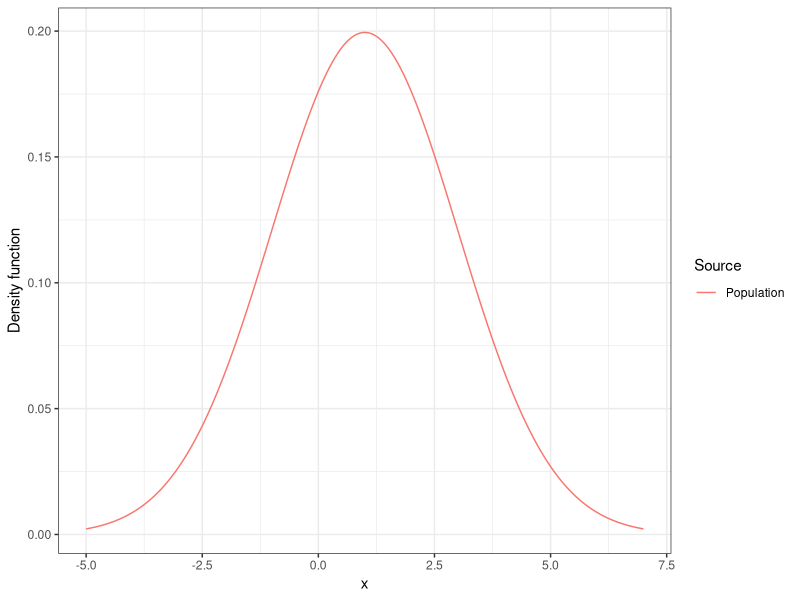
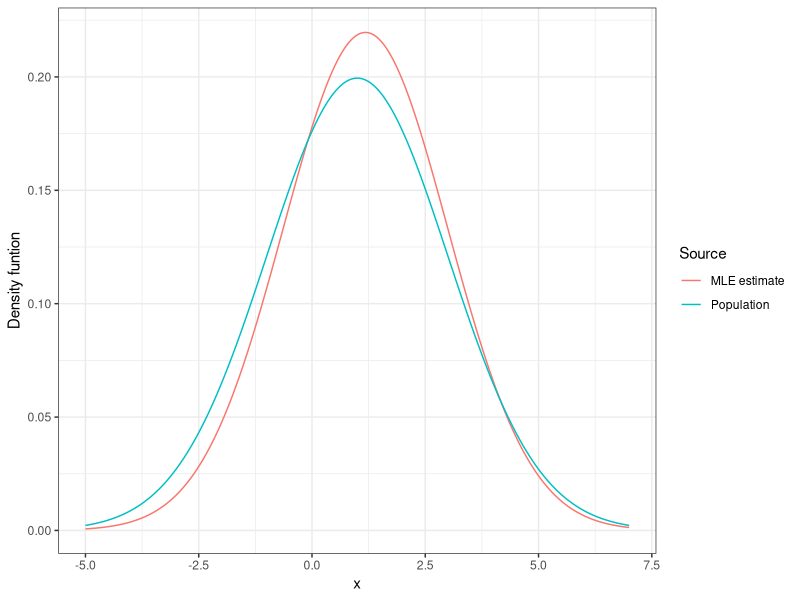

Here is the R script that generated these plots, in order:
## ---- chunk 1
knitr::opts_chunk$set(echo = TRUE)
## ---- chunk 2
library(tidyverse)
## ---- chunk 3
mu <- 1 # choose a mean
sigma <- 2 # choose a standard deviation
x <- seq(mu - 3 * sigma, mu + 3 * sigma, sigma * 0.01) # generate some x indicies
df_gaussian <- data.frame(x, Density = dnorm(x, mean = mu, sd = sigma), Source = "Population") # df with the population density
df_gaussian %>% ggplot(aes(x = x, y = Density, color = Source)) + geom_line() + ylab("Density function") + theme_bw() # plot
## ---- chunk 4
set.seed(123) # choose a random seed for reproducibility

sample_size <- 100 # choose a sample size
sample_data <- rnorm(sample_size, mu, sigma) # generate some random data

mu_mle <- mean(sample_data)
sigma_mle <- sd(sample_data) * sqrt((sample_size - 1) / sample_size) 

df_gaussian <- df_gaussian %>%
  rbind(data.frame(x, Density = dnorm(x, mean = mu_mle, sd = sigma_mle), Source = "MLE estimate")) # add in mle density

df_gaussian %>% ggplot(aes(x = x, y = Density, color = Source)) + geom_line() + ylab("Density funtion") + theme_bw() # plot
